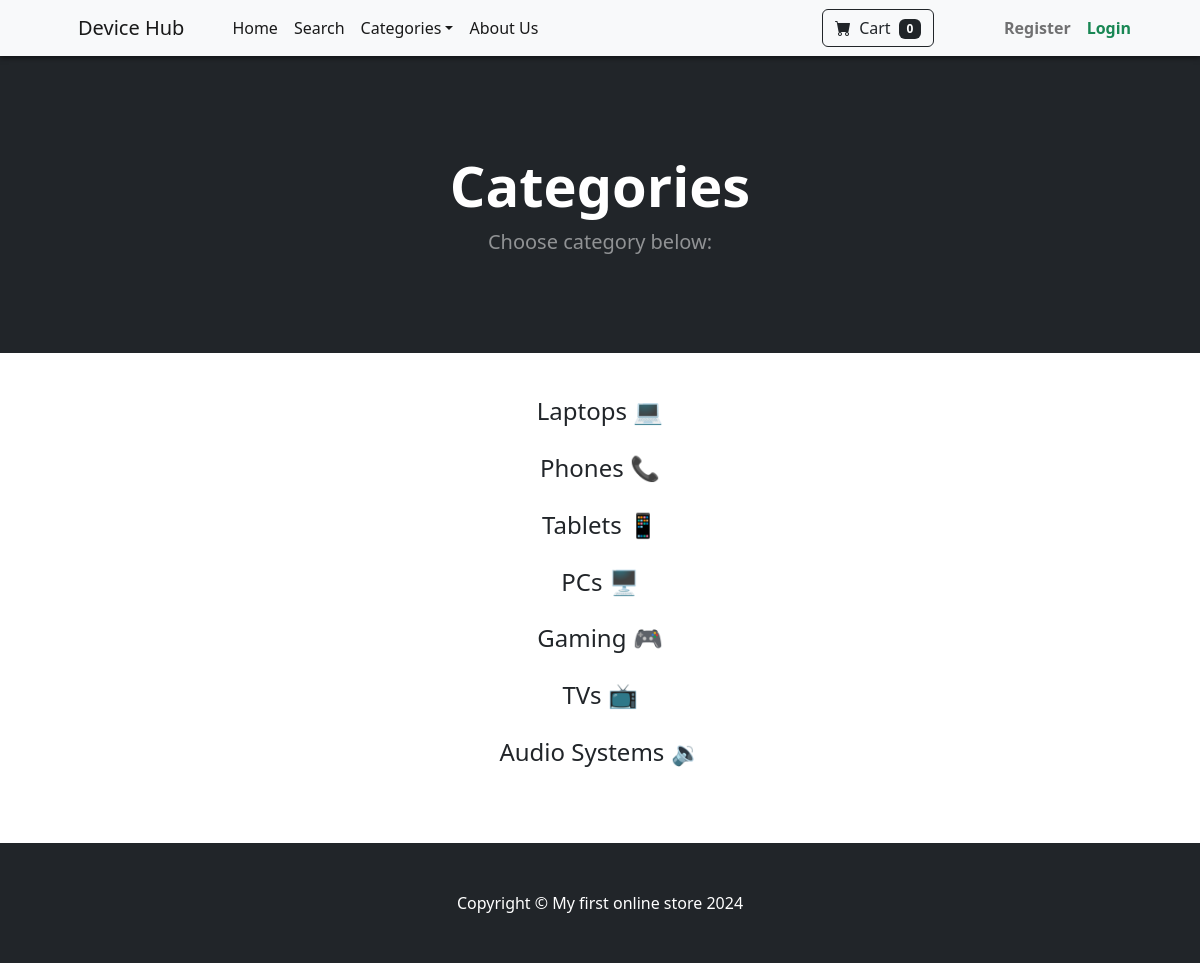
The app's page /category_summary/ with its own data.
### storeapp/models.py (models this page shows)
class Category(models.Model):
    name = models.CharField(max_length=50)
    def __str__(self):
        return self.name

### storeapp/views.py (the view)
# urls.py: path('category_summary/', views.category_summary, name = "category_summary"),
def category_summary(request):
    categories = Category.objects.all()
    return render(request, 'category_summary.html', {'categories': categories})

### cart/cart.py (called while the page is built)
    def __len__(self):
        return len(self.cart)

### cart/context_processors.py (called while the page is built)
def cart(request):
    return {'cart': Cart(request)}

### storeapp/templates/category_summary.html
{% extends 'base.html' %} {% block content %}
<header class="bg-dark py-5">
  <div class="container px-4 px-lg-5 my-5">
    <div class="text-center text-white">
      <h1 class="display-4 fw-bolder">Categories</h1>
      <p class="lead fw-normal text-white-50 mb-0">
        Choose category below:
      </p>
    </div>
  </div>
</header>
<div class="container">
  <div class="row">
    <center>
      <div class="col-8" style="display: flex; flex-direction: column; align-items: center; gap: 20px;">
        <br>
        {% for category in categories %}
        <a href="{% url 'category' category %}" style="text-decoration: none; color: rgba(var(--bs-dark-rgb), var(--bs-bg-opacity));"><h4>{{ category }}</h4></a>
        {% endfor %}
        <br><br>
      </div>
    </center>
  </div>
</div>
{% endblock %}

### records on screen
Category: name "Laptops 💻"
Category: name "Phones 📞"
Category: name "Tablets 📱"
Category: name "PCs 🖥"
Category: name "Gaming 🎮"
Category: name "TVs 📺"
Category: name "Audio Systems 🔉"

### other values on screen
{{ cart|length }} "0"
